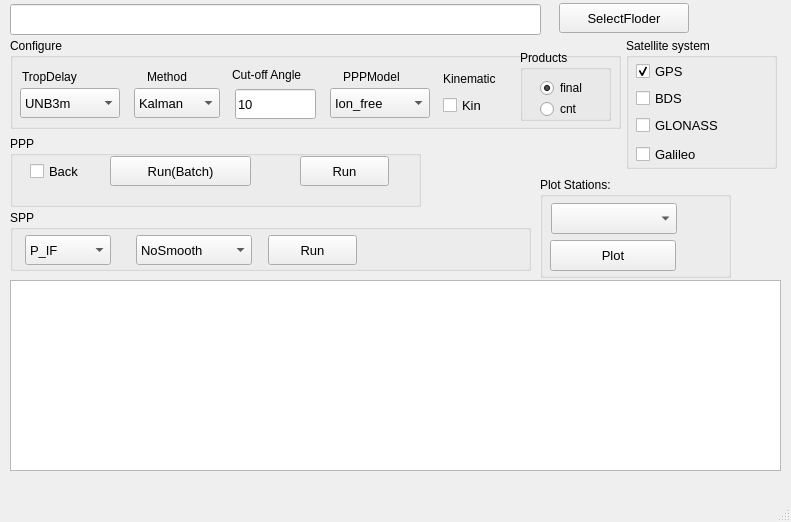
<?xml version="1.0" encoding="UTF-8"?>
<ui version="4.0">
 <class>MainWindow</class>
 <widget class="QMainWindow" name="MainWindow">
  <property name="geometry">
   <rect>
    <x>0</x>
    <y>0</y>
    <width>791</width>
    <height>522</height>
   </rect>
  </property>
  <property name="windowTitle">
   <string>MG-APPS</string>
  </property>
  <widget class="QWidget" name="centralwidget">
   <widget class="QLineEdit" name="textEdit_FilePath">
    <property name="geometry">
     <rect>
      <x>10</x>
      <y>4</y>
      <width>531</width>
      <height>31</height>
     </rect>
    </property>
    <property name="font">
     <font>
      <pointsize>10</pointsize>
     </font>
    </property>
   </widget>
   <widget class="QPushButton" name="pushButton_Select">
    <property name="geometry">
     <rect>
      <x>559</x>
      <y>3</y>
      <width>130</width>
      <height>30</height>
     </rect>
    </property>
    <property name="font">
     <font>
      <pointsize>10</pointsize>
     </font>
    </property>
    <property name="text">
     <string>SelectFloder</string>
    </property>
   </widget>
   <widget class="QGroupBox" name="groupBox">
    <property name="geometry">
     <rect>
      <x>10</x>
      <y>38</y>
      <width>611</width>
      <height>91</height>
     </rect>
    </property>
    <property name="title">
     <string>Configure</string>
    </property>
    <widget class="QLabel" name="label">
     <property name="geometry">
      <rect>
       <x>12</x>
       <y>30</y>
       <width>75</width>
       <height>17</height>
      </rect>
     </property>
     <property name="text">
      <string>TropDelay</string>
     </property>
    </widget>
    <widget class="QComboBox" name="comboBox_TropDelay">
     <property name="geometry">
      <rect>
       <x>10</x>
       <y>50</y>
       <width>100</width>
       <height>30</height>
      </rect>
     </property>
     <property name="font">
      <font>
       <pointsize>10</pointsize>
      </font>
     </property>
     <item>
      <property name="text">
       <string>UNB3m</string>
      </property>
     </item>
     <item>
      <property name="text">
       <string>Sasstam(GPT2)</string>
      </property>
     </item>
     <item>
      <property name="text">
       <string>Hopfield(GPT2)</string>
      </property>
     </item>
    </widget>
    <widget class="QLabel" name="label_2">
     <property name="geometry">
      <rect>
       <x>137</x>
       <y>30</y>
       <width>61</width>
       <height>17</height>
      </rect>
     </property>
     <property name="text">
      <string>Method</string>
     </property>
    </widget>
    <widget class="QComboBox" name="comboBox_Method">
     <property name="geometry">
      <rect>
       <x>124</x>
       <y>50</y>
       <width>86</width>
       <height>30</height>
      </rect>
     </property>
     <property name="font">
      <font>
       <pointsize>10</pointsize>
      </font>
     </property>
     <item>
      <property name="text">
       <string>Kalman</string>
      </property>
     </item>
     <item>
      <property name="text">
       <string>SRIF</string>
      </property>
     </item>
    </widget>
    <widget class="QLabel" name="label_3">
     <property name="geometry">
      <rect>
       <x>222</x>
       <y>26</y>
       <width>101</width>
       <height>21</height>
      </rect>
     </property>
     <property name="text">
      <string>Cut-off Angle</string>
     </property>
    </widget>
    <widget class="QLabel" name="label_5">
     <property name="geometry">
      <rect>
       <x>433</x>
       <y>32</y>
       <width>71</width>
       <height>17</height>
      </rect>
     </property>
     <property name="text">
      <string>Kinematic</string>
     </property>
    </widget>
    <widget class="QCheckBox" name="checkBox_Kinematic">
     <property name="geometry">
      <rect>
       <x>433</x>
       <y>52</y>
       <width>71</width>
       <height>30</height>
      </rect>
     </property>
     <property name="font">
      <font>
       <pointsize>10</pointsize>
      </font>
     </property>
     <property name="text">
      <string>Kin</string>
     </property>
     <property name="checked">
      <bool>false</bool>
     </property>
    </widget>
    <widget class="QLineEdit" name="lineEdit_Angle">
     <property name="geometry">
      <rect>
       <x>225</x>
       <y>51</y>
       <width>81</width>
       <height>30</height>
      </rect>
     </property>
     <property name="font">
      <font>
       <pointsize>10</pointsize>
      </font>
     </property>
     <property name="text">
      <string>10</string>
     </property>
    </widget>
    <widget class="QGroupBox" name="groupBox_6">
     <property name="geometry">
      <rect>
       <x>510</x>
       <y>12</y>
       <width>91</width>
       <height>71</height>
      </rect>
     </property>
     <property name="title">
      <string>Products</string>
     </property>
     <widget class="QRadioButton" name="radioButton_igs">
      <property name="geometry">
       <rect>
        <x>20</x>
        <y>25</y>
        <width>61</width>
        <height>26</height>
       </rect>
      </property>
      <property name="text">
       <string>final</string>
      </property>
      <property name="checked">
       <bool>true</bool>
      </property>
     </widget>
     <widget class="QRadioButton" name="radioButton_cnt">
      <property name="geometry">
       <rect>
        <x>20</x>
        <y>46</y>
        <width>51</width>
        <height>26</height>
       </rect>
      </property>
      <property name="text">
       <string>cnt</string>
      </property>
     </widget>
    </widget>
    <widget class="QComboBox" name="comboBox_PPPModel">
     <property name="geometry">
      <rect>
       <x>320</x>
       <y>50</y>
       <width>100</width>
       <height>30</height>
      </rect>
     </property>
     <property name="font">
      <font>
       <pointsize>10</pointsize>
      </font>
     </property>
     <item>
      <property name="text">
       <string>Ion_free</string>
      </property>
     </item>
     <item>
      <property name="text">
       <string>Uncombined</string>
      </property>
     </item>
    </widget>
    <widget class="QLabel" name="label_4">
     <property name="geometry">
      <rect>
       <x>333</x>
       <y>30</y>
       <width>75</width>
       <height>17</height>
      </rect>
     </property>
     <property name="text">
      <string>PPPModel</string>
     </property>
    </widget>
   </widget>
   <widget class="QGroupBox" name="groupBox_2">
    <property name="geometry">
     <rect>
      <x>626</x>
      <y>38</y>
      <width>151</width>
      <height>131</height>
     </rect>
    </property>
    <property name="title">
     <string>Satellite system</string>
    </property>
    <widget class="QCheckBox" name="checkBox_GPS">
     <property name="enabled">
      <bool>true</bool>
     </property>
     <property name="geometry">
      <rect>
       <x>10</x>
       <y>22</y>
       <width>92</width>
       <height>23</height>
      </rect>
     </property>
     <property name="font">
      <font>
       <pointsize>10</pointsize>
      </font>
     </property>
     <property name="text">
      <string>GPS</string>
     </property>
     <property name="checked">
      <bool>true</bool>
     </property>
    </widget>
    <widget class="QCheckBox" name="checkBox_BDS">
     <property name="geometry">
      <rect>
       <x>10</x>
       <y>49</y>
       <width>92</width>
       <height>23</height>
      </rect>
     </property>
     <property name="font">
      <font>
       <pointsize>10</pointsize>
      </font>
     </property>
     <property name="text">
      <string>BDS</string>
     </property>
    </widget>
    <widget class="QCheckBox" name="checkBox_GLONASS">
     <property name="geometry">
      <rect>
       <x>10</x>
       <y>76</y>
       <width>92</width>
       <height>23</height>
      </rect>
     </property>
     <property name="font">
      <font>
       <pointsize>10</pointsize>
      </font>
     </property>
     <property name="text">
      <string>GLONASS</string>
     </property>
    </widget>
    <widget class="QCheckBox" name="checkBox_GAlieo">
     <property name="geometry">
      <rect>
       <x>10</x>
       <y>105</y>
       <width>92</width>
       <height>23</height>
      </rect>
     </property>
     <property name="font">
      <font>
       <pointsize>10</pointsize>
      </font>
     </property>
     <property name="text">
      <string>Galileo</string>
     </property>
    </widget>
   </widget>
   <widget class="QTextEdit" name="textEdit_Display">
    <property name="geometry">
     <rect>
      <x>10</x>
      <y>280</y>
      <width>771</width>
      <height>191</height>
     </rect>
    </property>
   </widget>
   <widget class="QGroupBox" name="groupBox_3">
    <property name="geometry">
     <rect>
      <x>10</x>
      <y>136</y>
      <width>411</width>
      <height>71</height>
     </rect>
    </property>
    <property name="title">
     <string>PPP</string>
    </property>
    <widget class="QPushButton" name="pushButton_Run">
     <property name="geometry">
      <rect>
       <x>290</x>
       <y>20</y>
       <width>89</width>
       <height>30</height>
      </rect>
     </property>
     <property name="font">
      <font>
       <pointsize>10</pointsize>
      </font>
     </property>
     <property name="text">
      <string>Run</string>
     </property>
    </widget>
    <widget class="QPushButton" name="pushButton_RunBatch">
     <property name="geometry">
      <rect>
       <x>100</x>
       <y>20</y>
       <width>141</width>
       <height>30</height>
      </rect>
     </property>
     <property name="font">
      <font>
       <pointsize>10</pointsize>
      </font>
     </property>
     <property name="text">
      <string>Run(Batch)</string>
     </property>
    </widget>
    <widget class="QCheckBox" name="checkBox_Back">
     <property name="geometry">
      <rect>
       <x>20</x>
       <y>20</y>
       <width>61</width>
       <height>30</height>
      </rect>
     </property>
     <property name="font">
      <font>
       <pointsize>10</pointsize>
      </font>
     </property>
     <property name="text">
      <string>Back</string>
     </property>
    </widget>
   </widget>
   <widget class="QGroupBox" name="groupBox_4">
    <property name="geometry">
     <rect>
      <x>10</x>
      <y>210</y>
      <width>521</width>
      <height>61</height>
     </rect>
    </property>
    <property name="title">
     <string>SPP</string>
    </property>
    <widget class="QPushButton" name="pushButton_SPP">
     <property name="geometry">
      <rect>
       <x>258</x>
       <y>25</y>
       <width>89</width>
       <height>30</height>
      </rect>
     </property>
     <property name="font">
      <font>
       <pointsize>10</pointsize>
      </font>
     </property>
     <property name="text">
      <string>Run</string>
     </property>
    </widget>
    <widget class="QComboBox" name="comboBox_SPP_LC">
     <property name="geometry">
      <rect>
       <x>15</x>
       <y>25</y>
       <width>86</width>
       <height>30</height>
      </rect>
     </property>
     <property name="font">
      <font>
       <pointsize>10</pointsize>
      </font>
     </property>
     <item>
      <property name="text">
       <string>P_IF</string>
      </property>
     </item>
     <item>
      <property name="text">
       <string>PL_IF</string>
      </property>
     </item>
    </widget>
    <widget class="QComboBox" name="comboBox_SPP_SMOOTH">
     <property name="geometry">
      <rect>
       <x>126</x>
       <y>25</y>
       <width>116</width>
       <height>30</height>
      </rect>
     </property>
     <property name="font">
      <font>
       <pointsize>10</pointsize>
      </font>
     </property>
     <item>
      <property name="text">
       <string>NoSmooth</string>
      </property>
     </item>
     <item>
      <property name="text">
       <string>Smooth</string>
      </property>
     </item>
    </widget>
   </widget>
   <widget class="QGroupBox" name="groupBox_5">
    <property name="geometry">
     <rect>
      <x>540</x>
      <y>177</y>
      <width>191</width>
      <height>101</height>
     </rect>
    </property>
    <property name="title">
     <string>Plot Stations:</string>
    </property>
    <widget class="QPushButton" name="pushButton_Plot">
     <property name="geometry">
      <rect>
       <x>10</x>
       <y>63</y>
       <width>126</width>
       <height>31</height>
      </rect>
     </property>
     <property name="font">
      <font>
       <pointsize>10</pointsize>
      </font>
     </property>
     <property name="text">
      <string>Plot</string>
     </property>
    </widget>
    <widget class="QComboBox" name="comboBox_RunBatch">
     <property name="geometry">
      <rect>
       <x>11</x>
       <y>26</y>
       <width>126</width>
       <height>31</height>
      </rect>
     </property>
     <property name="font">
      <font>
       <pointsize>10</pointsize>
      </font>
     </property>
    </widget>
   </widget>
  </widget>
  <widget class="QMenuBar" name="menubar">
   <property name="geometry">
    <rect>
     <x>0</x>
     <y>0</y>
     <width>791</width>
     <height>23</height>
    </rect>
   </property>
  </widget>
  <widget class="QStatusBar" name="statusbar"/>
 </widget>
 <resources/>
 <connections/>
</ui>
